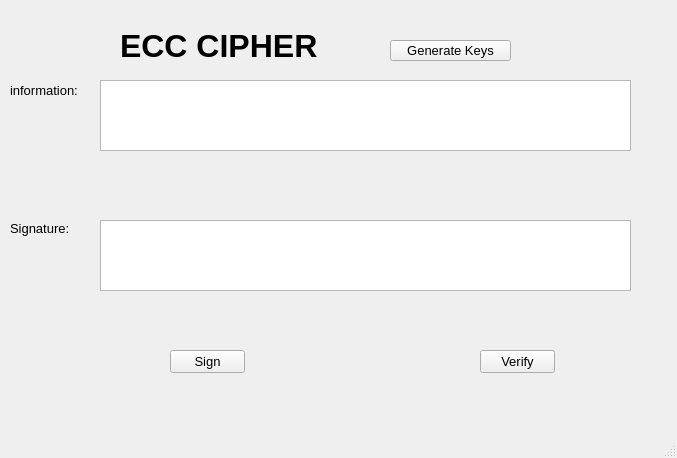
<?xml version="1.0" encoding="UTF-8"?>
<ui version="4.0">
 <class>MainWindow</class>
 <widget class="QMainWindow" name="MainWindow">
  <property name="geometry">
   <rect>
    <x>0</x>
    <y>0</y>
    <width>677</width>
    <height>458</height>
   </rect>
  </property>
  <property name="windowTitle">
   <string>ECC Cipher</string>
  </property>
  <widget class="QWidget" name="centralwidget">
   <widget class="QLabel" name="label">
    <property name="geometry">
     <rect>
      <x>120</x>
      <y>20</y>
      <width>201</width>
      <height>51</height>
     </rect>
    </property>
    <property name="font">
     <font>
      <pointsize>24</pointsize>
      <weight>75</weight>
      <bold>true</bold>
     </font>
    </property>
    <property name="text">
     <string>ECC CIPHER</string>
    </property>
   </widget>
   <widget class="QLabel" name="label_2">
    <property name="geometry">
     <rect>
      <x>10</x>
      <y>80</y>
      <width>71</width>
      <height>20</height>
     </rect>
    </property>
    <property name="font">
     <font>
      <pointsize>10</pointsize>
     </font>
    </property>
    <property name="text">
     <string>information:</string>
    </property>
   </widget>
   <widget class="QLabel" name="label_3">
    <property name="geometry">
     <rect>
      <x>10</x>
      <y>220</y>
      <width>61</width>
      <height>16</height>
     </rect>
    </property>
    <property name="font">
     <font>
      <pointsize>10</pointsize>
     </font>
    </property>
    <property name="text">
     <string>Signature:</string>
    </property>
   </widget>
   <widget class="QPushButton" name="btn_sign">
    <property name="geometry">
     <rect>
      <x>170</x>
      <y>350</y>
      <width>75</width>
      <height>23</height>
     </rect>
    </property>
    <property name="font">
     <font>
      <pointsize>10</pointsize>
     </font>
    </property>
    <property name="text">
     <string>Sign</string>
    </property>
   </widget>
   <widget class="QPushButton" name="btn_verify">
    <property name="geometry">
     <rect>
      <x>480</x>
      <y>350</y>
      <width>75</width>
      <height>23</height>
     </rect>
    </property>
    <property name="font">
     <font>
      <pointsize>10</pointsize>
     </font>
    </property>
    <property name="text">
     <string>Verify</string>
    </property>
   </widget>
   <widget class="QPushButton" name="btn_gen_keys">
    <property name="geometry">
     <rect>
      <x>390</x>
      <y>40</y>
      <width>121</width>
      <height>21</height>
     </rect>
    </property>
    <property name="font">
     <font>
      <pointsize>10</pointsize>
     </font>
    </property>
    <property name="text">
     <string>Generate Keys</string>
    </property>
   </widget>
   <widget class="QTextEdit" name="txt_info">
    <property name="geometry">
     <rect>
      <x>100</x>
      <y>80</y>
      <width>531</width>
      <height>71</height>
     </rect>
    </property>
   </widget>
   <widget class="QTextEdit" name="txt_sign">
    <property name="geometry">
     <rect>
      <x>100</x>
      <y>220</y>
      <width>531</width>
      <height>71</height>
     </rect>
    </property>
   </widget>
  </widget>
  <widget class="QMenuBar" name="menubar">
   <property name="geometry">
    <rect>
     <x>0</x>
     <y>0</y>
     <width>677</width>
     <height>21</height>
    </rect>
   </property>
  </widget>
  <widget class="QStatusBar" name="statusbar"/>
 </widget>
 <resources/>
 <connections/>
</ui>
